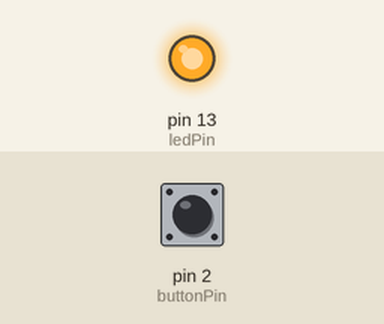
The sketch below on a simulated Arduino Uno, built with avr-gcc and run on an emulated ATmega328P. On the bench: output pins drawn as LEDs (lit = HIGH). Dashed ring = blinking. The test bench sets the inputs (shaded band); at power-on: pin 2 (buttonPin) HIGH. Pins used as bus, display or sensor lines are not drawn.

Above: at 0.1 s.
At 1.2 s:
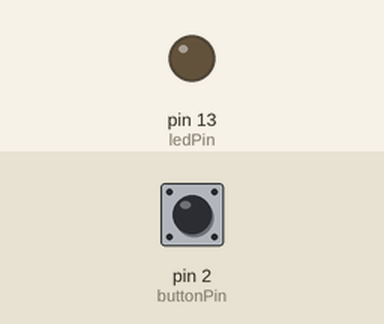
1.3 s: pin 2 (buttonPin) pulled LOW for 0.15 s
At 2.11 s:
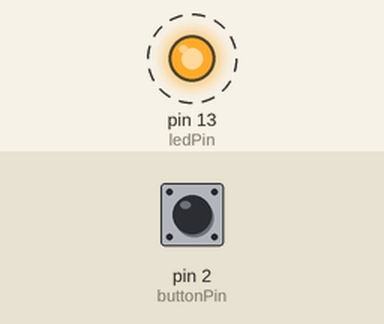
Timing chart, 0 to 10.3 s (numbered marks = the images above; inputs shaded):
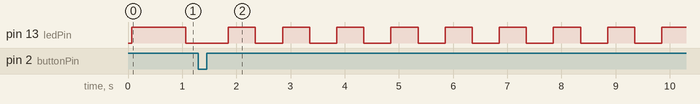

Measured:
- after the input at 1.3 s, pin 13 (ledPin): alternates HIGH for 0.50 s and LOW for 0.50 s, starting after 0.55 s

The sketch:

INTM-6.4.ino
```cpp
class TMCMP {
private:
  const byte ledPin = 13;
  const byte lcdRS = 7;
  const byte lcdEN = 9;
  const byte lcdD4 = 10;
  const byte lcdD5 = 11;
  const byte lcdD6 = 12;
  const byte lcdD8 = 8;
  const byte buttonPin = 2;

  volatile uint32_t interruptCounter;
  volatile bool ledState;

  byte currentMode;
  bool lastButtonState;
  unsigned long lastLCDUpdate;

  const uint16_t compareValues[4] = {
    15624,
    7812,
    3906,
    1953
  };

  const char* modeNames[4] = {
    "1Hz ",
    "2Hz ",
    "4Hz ",
    "8Hz "
  };

public:
  TMCMP() :
    interruptCounter(0),
    ledState(false),
    currentMode(0),
    lastButtonState(HIGH),
    lastLCDUpdate(0) {}

  void begin() {
    pinMode(ledPin, OUTPUT);
    pinMode(buttonPin, INPUT_PULLUP);

    initLCD();
    setupTimer1();
    updateDisplay();
  }

  void initLCD() {
    pinMode(lcdRS, OUTPUT);
    pinMode(lcdEN, OUTPUT);
    pinMode(lcdD4, OUTPUT);
    pinMode(lcdD5, OUTPUT);
    pinMode(lcdD6, OUTPUT);
    pinMode(lcdD8, OUTPUT);

    delay(50);

    writeNibble(0x03);
    delay(5);
    writeNibble(0x03);
    delayMicroseconds(150);
    writeNibble(0x03);
    writeNibble(0x02);

    sendCommand(0x28);
    sendCommand(0x0C);
    sendCommand(0x06);
    sendCommand(0x01);
    delay(2);
  }

  void writeNibble(byte nibble) {
    digitalWrite(lcdD4, (nibble >> 0) & 1);
    digitalWrite(lcdD5, (nibble >> 1) & 1);
    digitalWrite(lcdD6, (nibble >> 2) & 1);
    digitalWrite(lcdD8, (nibble >> 3) & 1);

    digitalWrite(lcdEN, HIGH);
    delayMicroseconds(1);
    digitalWrite(lcdEN, LOW);
    delayMicroseconds(50);
  }

  void sendCommand(byte cmd) {
    digitalWrite(lcdRS, LOW);
    writeNibble(cmd >> 4);
    writeNibble(cmd & 0x0F);
    delayMicroseconds(2000);
  }

  void sendData(byte data) {
    digitalWrite(lcdRS, HIGH);
    writeNibble(data >> 4);
    writeNibble(data & 0x0F);
    delayMicroseconds(50);
  }

  void setCursor(byte col, byte row) {
    byte address = (row == 0) ? 0x80 : 0xC0;
    sendCommand(address + col);
  }

  void print(const char* str) {
    while (*str) {
      sendData(*str++);
    }
  }

  void printNumber(uint32_t num, byte width) {
    char buffer[12];
    ultoa(num, buffer, 10);

    byte len = strlen(buffer);
    for (byte i = 0; i < width - len; i++) {
      sendData(' ');
    }
    print(buffer);
  }

  void setupTimer1() {
    cli();

    TCCR1A = 0;
    TCCR1B = 0;
    TCNT1 = 0;

    OCR1A = compareValues[currentMode];

    TCCR1B |= (1 << WGM12);
    TCCR1B |= (1 << CS12) | (1 << CS10);
    TIMSK1 |= (1 << OCIE1A);

    sei();
  }

  void handleCompareMatch() {
    ledState = !ledState;
    digitalWrite(ledPin, ledState);
    interruptCounter++;
  }

  void update() {
    bool buttonState = digitalRead(buttonPin);

    if (buttonState == LOW && lastButtonState == HIGH) {
      delay(50);
      currentMode = (currentMode + 1) % 4;
      updateTimerFrequency();
      interruptCounter = 0;
    }

    lastButtonState = buttonState;

    if (millis() - lastLCDUpdate >= 100) {
      updateDisplay();
      lastLCDUpdate = millis();
    }
  }

  void updateTimerFrequency() {
    cli();
    OCR1A = compareValues[currentMode];
    TCNT1 = 0;
    sei();
  }

  void updateDisplay() {
    uint16_t currentTCNT1;
    uint16_t currentOCR1A;
    uint32_t currentCounter;

    cli();
    uint8_t tcnt1_low = TCNT1L;
    uint8_t tcnt1_high = TCNT1H;
    currentTCNT1 = (tcnt1_high << 8) | tcnt1_low;
    currentOCR1A = OCR1A;
    currentCounter = interruptCounter;
    sei();

    setCursor(0, 0);
    print("ISR:");
    printNumber(currentCounter, 5);

    setCursor(24, 0);
    print("MD:");
    print(modeNames[currentMode]);

    setCursor(0, 1);
    print("TCNT:");
    printNumber(currentTCNT1, 5);

    setCursor(24, 1);
    print("OCR:");
    printNumber(currentOCR1A, 5);
  }

  static TMCMP* instance;
};

TMCMP* TMCMP::instance = nullptr;
TMCMP demo;

ISR(TIMER1_COMPA_vect) {
  TMCMP::instance->handleCompareMatch();
}

void setup() {
  TMCMP::instance = &demo;
  demo.begin();
}

void loop() {
  demo.update();
  delay(10);
}
```
